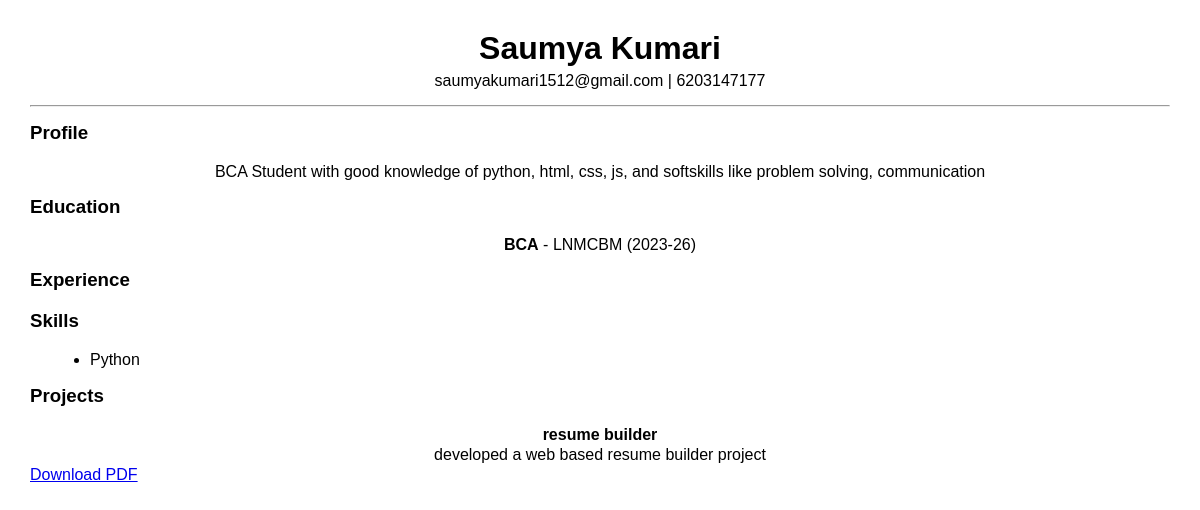
Page /17/preview/ (signed in) on the committed database.
### builder/models.py (models this page shows, shortened)
class PersonalInfo(models.Model):
    resume = models.OneToOneField(Resume, on_delete=models.CASCADE)
    full_name = models.CharField(max_length=100)
    email = models.EmailField()
    phone = models.CharField(max_length=15)
    linkedin = models.URLField(blank=True)
    github = models.URLField(blank=True)
    summary = models.TextField()

class Education(models.Model):
    resume = models.ForeignKey(Resume, on_delete=models.CASCADE)
    degree = models.CharField(max_length=100)
    college = models.CharField(max_length=200)
    year = models.CharField(max_length=10)

class Skill(models.Model):
    resume = models.ForeignKey(Resume, on_delete=models.CASCADE)
    name = models.CharField(max_length=50)

class Project(models.Model):
    resume = models.ForeignKey(Resume, on_delete=models.CASCADE)
    title = models.CharField(max_length=100)
    description = models.TextField()

### builder/views.py (the view)
# urls.py: path('<int:resume_id>/preview/', views.preview, name='preview'),
@login_required
def preview(request, resume_id):
    resume = get_object_or_404(Resume, id=resume_id)
    context = {
        'resume': resume,
        'personal': PersonalInfo.objects.filter(resume=resume).first(),
        'education': Education.objects.filter(resume=resume),
        'experience': Experience.objects.filter(resume=resume),
        'skills': Skill.objects.filter(resume=resume),
        'projects': Project.objects.filter(resume=resume),
    }
    print(resume.template)
    return render(request, resume.template, context)

### builder/templates/template/template2.html (shortened to what this page needs)
<!DOCTYPE html>
<html>
<head>
</head>
<body>
<h1>{{ personal.full_name }}</h1>
<p>{{ personal.email }} | {{ personal.phone }}</p>
<hr>
<h3>Profile</h3>
<p>{{ personal.summary }}</p>
<h3>Education</h3>
{% for e in education %}
<p><b>{{ e.degree }}</b> - {{ e.college }} ({{ e.year }})</p>
{% endfor %}
<h3>Experience</h3>
<h3>Skills</h3>
<ul>
{% for s in skills %}
<li>{{ s.name }}</li>
{% endfor %}
</ul>
<h3>Projects</h3>
{% for p in projects %}
<p><b>{{ p.title }}</b></p>
<p>{{ p.description }}</p>
{% endfor %}
{% if not is_pdf %}
<a href="{% url 'download_pdf' resume.id %}">
    Download PDF
</a>
{% endif %}
</body>
</html>

### builder/templates/template/template2.html (style rules this page uses)
body { font-family: Arial; margin: 30px; }
h1 { text-align: center; margin-bottom: 5px; }
p { text-align: center; margin: 2px; }
hr { margin: 15px 0; }
h3 { margin-top: 15px; }
ul { margin-left: 20px; }

### rows in the picture
PersonalInfo: full_name "Saumya Kumari", email "saumyakumari1512@gmail.com", phone "6203147177", summary "BCA Student with good knowledge of python, html, css, js, and softskills like problem solving, communication"
Education: degree "BCA", college "LNMCBM", year "2023-26"
Skill: name "Python"
Project: title "resume builder", description "developed a web based resume builder project"
